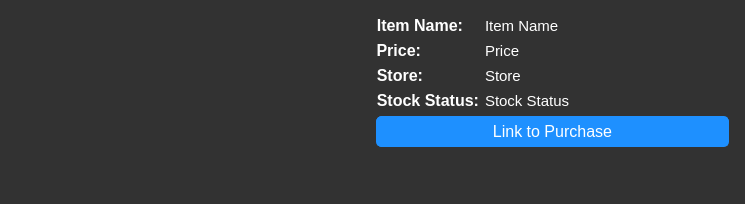
<?xml version="1.0" encoding="UTF-8"?>
<ui version="4.0">
 <class>MainWindow</class>
 <widget class="QMainWindow" name="MainWindow">
  <property name="geometry">
   <rect>
    <x>0</x>
    <y>0</y>
    <width>745</width>
    <height>204</height>
   </rect>
  </property>
  <property name="windowTitle">
   <string>MainWindow</string>
  </property>
  <widget class="QWidget" name="centralwidget">
   <property name="styleSheet">
    <string notr="true">QWidget {
    background-color: #323232;
    color: #FFFFFF;
}

QTableWidget {
    background-color: #1E1E1E;
    color: #FFFFFF;
    border: 1px solid #555555;
}

QHeaderView::section {
    background-color: #333333;
    color: #FFFFFF;
}

QPushButton {
    background-color: #1E90FF; /* Blue */
    color: #FFFFFF;
    border: 1px solid #1E90FF;
    padding: 5px;
    border-radius: 5px;
}

QPushButton:hover {
    background-color: #007FFF; /* Darker Blue on Hover */
    border: 1px solid #007FFF;
}
</string>
   </property>
   <layout class="QGridLayout" name="gridLayout">
    <property name="leftMargin">
     <number>16</number>
    </property>
    <property name="topMargin">
     <number>16</number>
    </property>
    <property name="rightMargin">
     <number>16</number>
    </property>
    <property name="bottomMargin">
     <number>16</number>
    </property>
    <item row="0" column="0">
     <widget class="QLabel" name="label_image">
      <property name="text">
       <string/>
      </property>
     </widget>
    </item>
    <item row="0" column="1">
     <layout class="QFormLayout" name="formLayout">
      <item row="0" column="0">
       <widget class="QLabel" name="label">
        <property name="font">
         <font>
          <family>Segoe UI</family>
          <pointsize>12</pointsize>
          <weight>75</weight>
          <bold>true</bold>
         </font>
        </property>
        <property name="text">
         <string>Item Name:</string>
        </property>
        <property name="alignment">
         <set>Qt::AlignRight|Qt::AlignTrailing|Qt::AlignVCenter</set>
        </property>
       </widget>
      </item>
      <item row="0" column="1">
       <widget class="QLabel" name="label_name">
        <property name="font">
         <font>
          <family>Segoe UI</family>
          <pointsize>11</pointsize>
         </font>
        </property>
        <property name="text">
         <string>Item Name</string>
        </property>
       </widget>
      </item>
      <item row="1" column="0">
       <widget class="QLabel" name="label_2">
        <property name="font">
         <font>
          <family>Segoe UI</family>
          <pointsize>12</pointsize>
          <weight>75</weight>
          <bold>true</bold>
         </font>
        </property>
        <property name="text">
         <string>Price:</string>
        </property>
        <property name="alignment">
         <set>Qt::AlignRight|Qt::AlignTrailing|Qt::AlignVCenter</set>
        </property>
       </widget>
      </item>
      <item row="1" column="1">
       <widget class="QLabel" name="label_price">
        <property name="font">
         <font>
          <family>Segoe UI</family>
          <pointsize>11</pointsize>
         </font>
        </property>
        <property name="text">
         <string>Price</string>
        </property>
       </widget>
      </item>
      <item row="2" column="0">
       <widget class="QLabel" name="label_3">
        <property name="font">
         <font>
          <family>Segoe UI</family>
          <pointsize>12</pointsize>
          <weight>75</weight>
          <bold>true</bold>
         </font>
        </property>
        <property name="text">
         <string>Store:</string>
        </property>
        <property name="alignment">
         <set>Qt::AlignRight|Qt::AlignTrailing|Qt::AlignVCenter</set>
        </property>
       </widget>
      </item>
      <item row="2" column="1">
       <widget class="QLabel" name="label_store">
        <property name="font">
         <font>
          <family>Segoe UI</family>
          <pointsize>11</pointsize>
         </font>
        </property>
        <property name="text">
         <string>Store</string>
        </property>
       </widget>
      </item>
      <item row="3" column="0">
       <widget class="QLabel" name="label_4">
        <property name="font">
         <font>
          <family>Segoe UI</family>
          <pointsize>12</pointsize>
          <weight>75</weight>
          <bold>true</bold>
         </font>
        </property>
        <property name="text">
         <string>Stock Status:</string>
        </property>
        <property name="alignment">
         <set>Qt::AlignRight|Qt::AlignTrailing|Qt::AlignVCenter</set>
        </property>
       </widget>
      </item>
      <item row="3" column="1">
       <widget class="QLabel" name="label_status">
        <property name="font">
         <font>
          <pointsize>11</pointsize>
         </font>
        </property>
        <property name="text">
         <string>Stock Status</string>
        </property>
       </widget>
      </item>
      <item row="4" column="0" colspan="2">
       <widget class="QPushButton" name="pushButton">
        <property name="font">
         <font>
          <family>Segoe UI</family>
          <pointsize>12</pointsize>
         </font>
        </property>
        <property name="text">
         <string>Link to Purchase</string>
        </property>
       </widget>
      </item>
     </layout>
    </item>
   </layout>
  </widget>
 </widget>
 <resources/>
 <connections/>
</ui>
